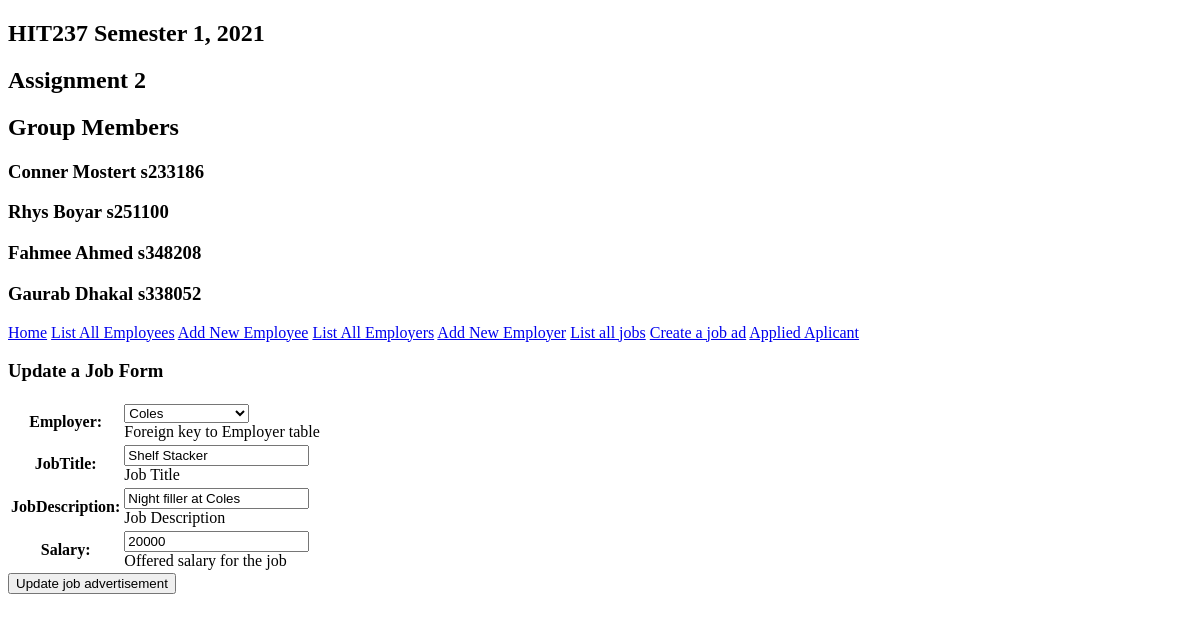
The page /jobs/update/2/ on the database its author committed.
### group_assign_app/models.py (models this page shows, shortened)
class jobAd(models.Model):
	jobId = models.AutoField( auto_created = True, primary_key=True, unique=True, help_text="Primary key for table")
	employer = models.ForeignKey(Employer, to_field='emplo_comname', null=True, on_delete=models.CASCADE, help_text="Foreign key to Employer table")
	jobTitle = models.CharField(max_length=100, help_text="Job Title")
	jobDescription = models.CharField(max_length=400, help_text="Job Description")
	dateAdded = models.DateTimeField(auto_now_add=True, help_text="Date added to site")
	salary = models.IntegerField(null = True, help_text="Offered salary for the job")

### group_assign_app/views.py (the view)
# urls.py: path('jobs/update/<int:jobId>/', views.jobAdUpdateView, name='jobAdUpdate'),
def jobAdUpdateView(request, jobId):
    job = jobAd.objects.get(pk = jobId)
    if request.method == 'POST':
        form = jobAdForm(request.POST, instance=job)
        if form.is_valid():
            form.save()
            return HttpResponseRedirect(reverse('listJobs'))
    else:
        form = jobAdForm(instance = job)
    form = jobAdForm(initial={'title': 'jobTitle', 'Desc':'jobDescription', 'sal':'salary'}, instance=job)
    return render(request, 'group_assign_app/jobs/job_update.html', {'jobAdForm':form})

### group_assign_app/forms.py
class jobAdForm(forms.ModelForm):
	class Meta:
		model = jobAd
		fields = "__all__"
		exclude = ['jobId','dateAdded']

### group_assign_app/models.py (called while the page is built)
	def __str__(self):
		return str(self.emplo_comname)

### group_assign_app/templates/group_assign_app/jobs/job_update.html (shortened to what this page needs)
{% extends "group_assign_app/base.html"%}
{% block updateJobs %}
<h3>Update a Job Form </h3>
	<div>
		<form action = "" method = "POST">
			<table>
				{{ jobAdForm.as_table }}
			</table>
			<input type="submit" class="btn btn-primary" value="Update job advertisement">
		</form>
	</div>
{% endblock %}

### group_assign_app/static/css/style.css (style rules this page uses)
input[type=number] { -moz-appearance: textfield; }

### rows shown on the page
jobAd: employer "Coles", jobTitle "Shelf Stacker", jobDescription "Night filler at Coles", salary "20000"
